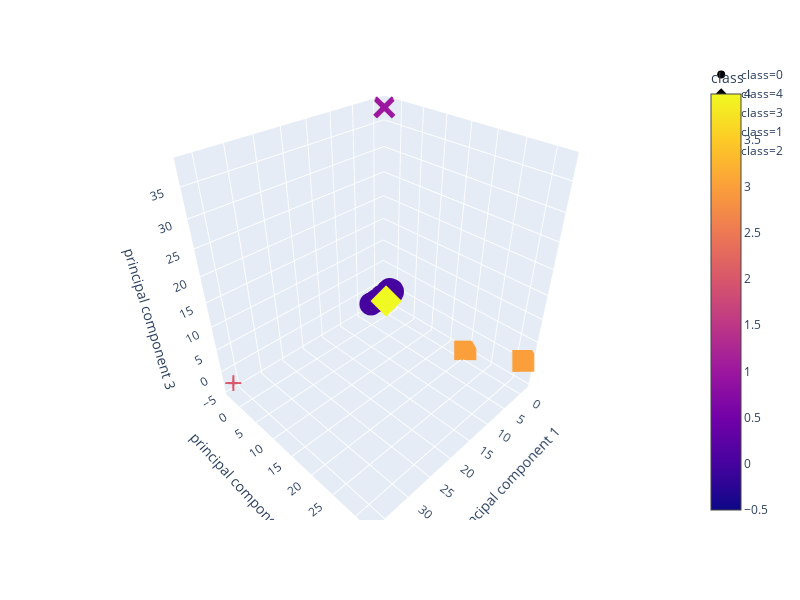

The notebook cell this image was saved under:
### Code cell
fig = px.scatter_3d(
    clustered_df,
    x='principal component 1',
    y='principal component 2',
    z='principal component 3',
    color='class',
    symbol='class',
    hover_name="symbol",
    hover_data=["Algorithm"],
    width=800
)
# Use py.iplot() for IPython notebook
#py.iplot(fig, filename='3d point clustering')
fig.show()

### Figure 1 — Plotly figure (JSON) as saved in the notebook; plotly's stock layout.template omitted (floating-point values rounded to 4 significant figures; data arrays with more than 128 entries replaced by an {"elided": "..."} marker saying what was removed)
{"data": [{"customdata": {"elided": "528x1 str values"}, "hoverlabel": {"namelength": 0}, "hovertemplate": "<b>%{hovertext}</b><br><br>class=%{marker.color}<br>principal component 1=%{x}<br>principal component 2=%{y}<br>principal component 3=%{z}<br>Algorithm=%{customdata[0]}", "hovertext": {"elided": "528 str values"}, "legendgroup": "class=0", "marker": {"color": {"elided": "528 int values"}, "coloraxis": "coloraxis", "symbol": "circle"}, "mode": "markers", "name": "class=0", "scene": "scene", "showlegend": true, "type": "scatter3d", "x": {"elided": "528 float values"}, "y": {"elided": "528 float values"}, "z": {"elided": "528 float values"}}, {"customdata": [["VeChainThor Authority"]], "hoverlabel": {"namelength": 0}, "hovertemplate": "<b>%{hovertext}</b><br><br>class=%{marker.color}<br>principal component 1=%{x}<br>principal component 2=%{y}<br>principal component 3=%{z}<br>Algorithm=%{customdata[0]}", "hovertext": ["VET"], "legendgroup": "class=4", "marker": {"color": [4], "coloraxis": "coloraxis", "symbol": "diamond"}, "mode": "markers", "name": "class=4", "scene": "scene", "showlegend": true, "type": "scatter3d", "x": [12.57], "y": [11.39], "z": [10.45]}, {"customdata": [["Proof-of-BibleHash"], ["Proof-of-Authority"]], "hoverlabel": {"namelength": 0}, "hovertemplate": "<b>%{hovertext}</b><br><br>class=%{marker.color}<br>principal component 1=%{x}<br>principal component 2=%{y}<br>principal component 3=%{z}<br>Algorithm=%{customdata[0]}", "hovertext": ["BBP", "POA"], "legendgroup": "class=3", "marker": {"color": [3, 3], "coloraxis": "coloraxis", "symbol": "square"}, "mode": "markers", "name": "class=3", "scene": "scene", "showlegend": true, "type": "scatter3d", "x": [-0.8975, -0.781], "y": [19.89, 32.17], "z": [-4.37, 1.216]}, {"customdata": [["SHA-256 + Hive"]], "hoverlabel": {"namelength": 0}, "hovertemplate": "<b>%{hovertext}</b><br><br>class=%{marker.color}<br>principal component 1=%{x}<br>principal component 2=%{y}<br>principal component 3=%{z}<br>Algorithm=%{customdata[0]}", "hovertext": ["LCC"], "legendgroup": "class=1", "marker": {"color": [1], "coloraxis": "coloraxis", "symbol": "x"}, "mode": "markers", "name": "class=1", "scene": "scene", "showlegend": true, "type": "scatter3d", "x": [-0.9692], "y": [-2.603], "z": [37.94]}, {"customdata": [["TRC10"]], "hoverlabel": {"namelength": 0}, "hovertemplate": "<b>%{hovertext}</b><br><br>class=%{marker.color}<br>principal component 1=%{x}<br>principal component 2=%{y}<br>principal component 3=%{z}<br>Algorithm=%{customdata[0]}", "hovertext": ["BTT"], "legendgroup": "class=2", "marker": {"color": [2], "coloraxis": "coloraxis", "symbol": "cross"}, "mode": "markers", "name": "class=2", "scene": "scene", "showlegend": true, "type": "scatter3d", "x": [36.53], "y": [-3.107], "z": [-2.784]}], "layout": {"coloraxis": {"colorbar": {"title": {"text": "class"}}, "colorscale": [[0, "#0d0887"], [0.1111, "#46039f"], [0.2222, "#7201a8"], [0.3333, "#9c179e"], [0.4444, "#bd3786"], [0.5556, "#d8576b"], [0.6667, "#ed7953"], [0.7778, "#fb9f3a"], [0.8889, "#fdca26"], [1, "#f0f921"]]}, "height": 600, "legend": {"tracegroupgap": 0}, "margin": {"t": 60}, "scene": {"aspectmode": "auto", "aspectratio": {"x": 1, "y": 1, "z": 1}, "domain": {"x": [0, 0.98], "y": [0, 1]}, "xaxis": {"title": {"text": "principal component 1"}, "type": "linear"}, "yaxis": {"title": {"text": "principal component 2"}, "type": "linear"}, "zaxis": {"title": {"text": "principal component 3"}, "type": "linear"}}, "width": 800}}
